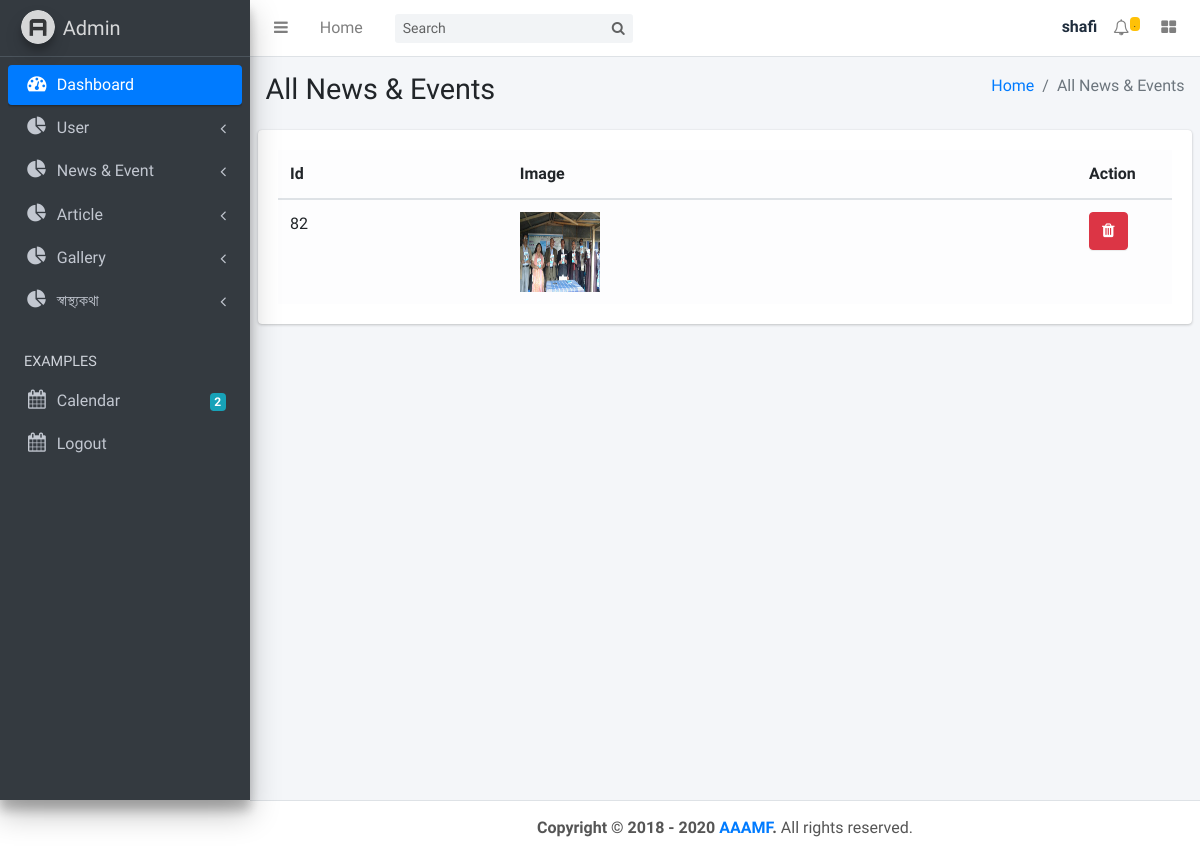
Page /admin/image.php (signed in) on the committed database.
### tables this page shows
CREATE TABLE `gallery` (
  `id` int(255) NOT NULL,
  `title` varchar(255) NOT NULL,
  `image` varchar(255) NOT NULL,
  `create_at` date NOT NULL
);

### admin/image.php (the view, shortened to what this page needs)
<?php
    include 'includes/header.php';
    include '../includes/config.php';
?>
  <div class="content-wrapper">
    <section class="content-header">
      <div class="container-fluid">
        <div class="row mb-2">
          <div class="col-sm-6">
            <h1>All News &amp; Events</h1>
          </div>
          <div class="col-sm-6">
            <ol class="breadcrumb float-sm-right">
              <li class="breadcrumb-item"><a href="#">Home</a></li>
              <li class="breadcrumb-item active">All News &amp; Events</li>
            </ol>
          </div>
        </div>
      </div>
    </section>
    <section class="content">
      <div class="row">
        <div class="col-12">
          <div class="card">
            <div class="card-body">
                <table class="table table-light">
                    <thead>
                        <tr>
                            <th>Id</th>
                            <th>Image</th>
                            <th>Action</th>
                        </tr>
                    </thead>
                    <tbody>
                       <?php
                          $result = mysqli_query($cont, "SELECT * FROM gallery order by id DESC");
                          while($show = mysqli_fetch_array($result)){
                              $gallery_id = $show['id'];
                        ?>
                        <tr>
                            <td><?php echo $gallery_id; ?></td>
                            <td>
                                <img class="article_img" src="../image/gallery/<?php echo $show['image']; ?>" alt="" height="80" width="80">
                            </td>
                            <td style="width: 95px;">
                                <?php echo "<a rel='$gallery_id' href='javascript:void(0);' class='delete_link btn btn-danger'><i class='fa fa-trash'></i></a>"; ?>
                            </td>
                        </tr>
                        <?php } ?>
                    </tbody>
                </table>
              </div>
            </div>
      </div>
    </section>
  </div>
<?php
    include 'includes/footer.php';
?>
</body>
</html>

### rows in the picture
gallery: id "82", image (picture)

### other values in the picture
$_SESSION['username'] "shafi"
